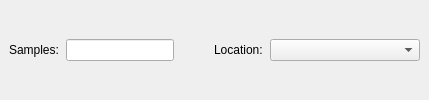
       <widget class="QWidget" name="w_outPath" native="true">
        <layout class="QHBoxLayout" name="horizontalLayout_16">
         <property name="spacing">
          <number>0</number>
         </property>
         <property name="leftMargin">
          <number>9</number>
         </property>
         <property name="topMargin">
          <number>0</number>
         </property>
         <property name="rightMargin">
          <number>9</number>
         </property>
         <property name="bottomMargin">
          <number>0</number>
         </property>
         <item>
          <widget class="QLabel" name="l_samples">
           <property name="text">
            <string>Samples:  </string>
           </property>
          </widget>
         </item>
         <item>
          <widget class="QLineEdit" name="e_samples">
           <property name="sizePolicy">
            <sizepolicy hsizetype="Preferred" vsizetype="Fixed">
             <horstretch>0</horstretch>
             <verstretch>0</verstretch>
            </sizepolicy>
           </property>
           <property name="minimumSize">
            <size>
             <width>50</width>
             <height>0</height>
            </size>
           </property>
          </widget>
         </item>
         <item>
          <spacer name="horizontalSpacer_27">
           <property name="orientation">
            <enum>Qt::Horizontal</enum>
           </property>
           <property name="sizeHint" stdset="0">
            <size>
             <width>40</width>
             <height>20</height>
            </size>
           </property>
          </spacer>
         </item>
         <item>
          <widget class="QLabel" name="l_outPath">
           <property name="text">
            <string>Location:  </string>
           </property>
          </widget>
         </item>
         <item>
          <widget class="QComboBox" name="cb_outPath">
           <property name="minimumSize">
            <size>
             <width>150</width>
             <height>0</height>
            </size>
           </property>
          </widget>
         </item>
        </layout>
       </widget>
